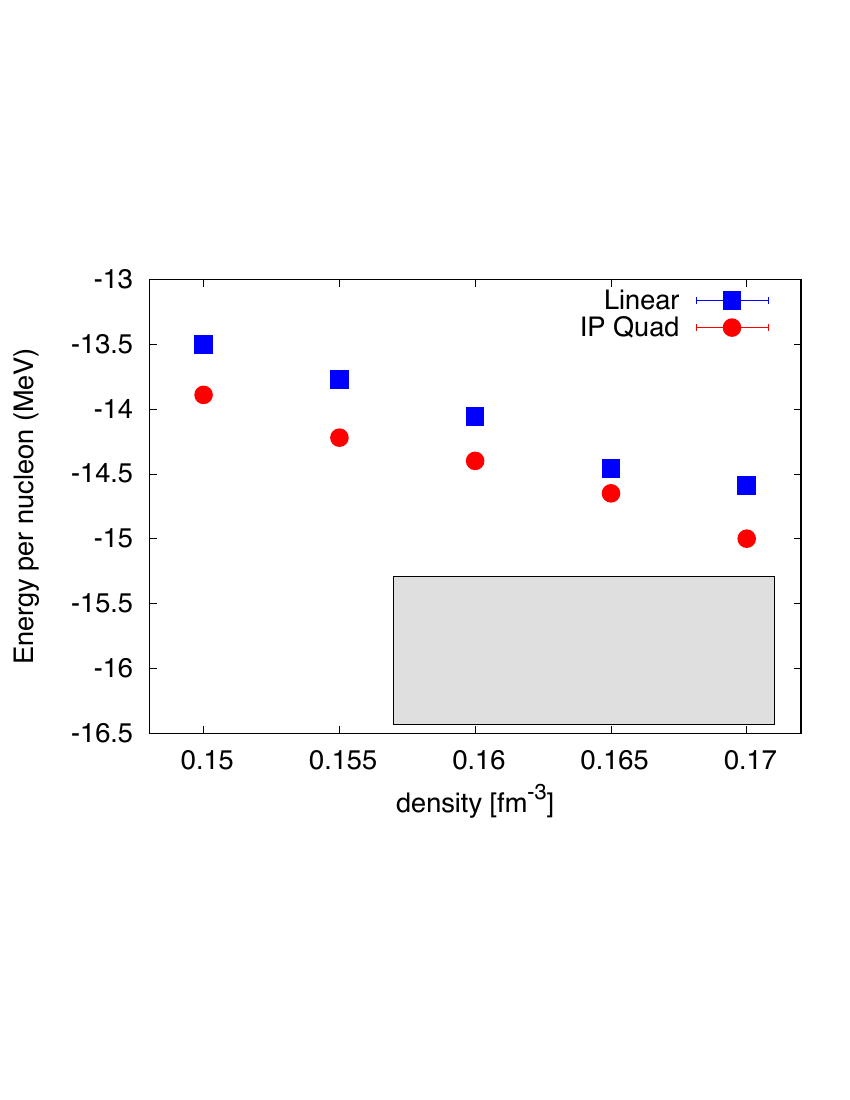

gnuplot code for this plot:
linpt=5
ippt=7
myps=2.5
idmc=1 #0=vmc 1=dmc
set terminal postscript eps enhanced color font 'Helvetica, 23'
set output 'plot.eps'
set xlabel "density [fm^{-3}]"
set ylabel "Energy per nucleon (MeV)"
set xrange [0.148:0.172]
#set yrange [-16.5:-7.0] #for vmc
set yrange [-16.5:-13.0] #for dmc
#set key at 22, -35 box lw 2
#set key at 3.0, -10 box lw 2
#set object 5 rect from 0.157 -15.29 to 0.171, -16.43 fc rgb "cyan" fs pattern 1 bo -1 #box for saturation propterties
#set object 5 rect from 0.160 -15.29 to 0.165, -16.43 fc rgb "cyan" fs pattern 1 bo -1 #box for saturation propterties
#set object 1 rect from graph 0.165, graph -9 to graph 0.160, graph -8 back
#set object 1 rect fc rgb "cyan" fillstyle solid 1.0
#set object 2 rect from 0.160 ,-9 to 0.165,-8 fc rgb 'blue' lt 1
#set object 2 rect default
set object 1 rect from 0.157 ,-16.43 to 0.171,-15.29 fc lt 3
set object 1 rect fc rgb "grey" fillstyle solid 0.5
plot 'data.txt' using 1:2+2*idmc:3+2*idmc with errorbars title 'Linear' lc rgb 'blue' ps myps pt linpt,\
   'data.txt' using 1:6+2*idmc:7+2*idmc with errorbars title 'IP Quad' lc rgb 'red' ps myps pt ippt
